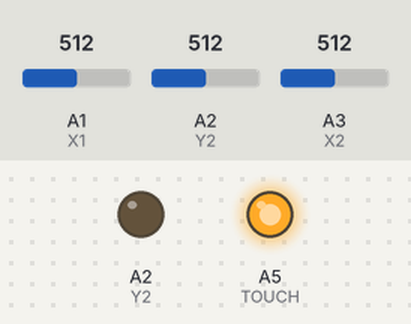
Recording of a sketch running on a simulated Arduino Uno, built with avr-gcc and run on an emulated ATmega328P. On the bench: output pins drawn as LEDs (lit = HIGH). The test bench sets the inputs (shaded band); at power-on: A3 (X2) = 512, A1 (X1) = 512, A2 (Y2) = 512.

Above: at 1.2 s.
1.3 s: A3 (X2) set to 107
4.3 s: A3 (X2) set to 90
7.3 s: A3 (X2) set to 110
8.8 s: A3 (X2) set to 10
Timing chart, 0 to 8.9 s (numbered marks = the images above; inputs shaded):
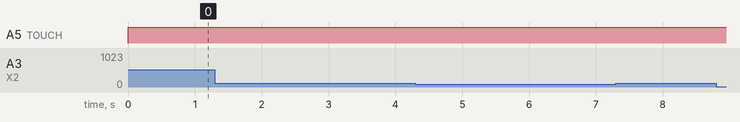

The sketch:

TouchScreenUI.ino
```cpp
/*=================================
  This code demostrates 4-Wire Touch screen
  interfacing with Arduino
  blog.circuits4you.com
  www.circuits4you.com
  4- Wire Touchscreen Connections
  A0=====X+
  A1=====X-
  A2=====Y+
  A3=====Y-
  =================================*/

#include <Servo.h>
//Define your Touch screen connections
const byte Y1 = A0;
const byte X1 = A1;
const byte Y2 = A2;
const byte X2 = A3;
const byte TOUCH = A5;
const byte LASER = 12;

////Screen boundaries
int Ymax = 340;
int Ymin = 35;
int Xmax = 540;
int Xmin = 20;

////Button Boundaries
//Upload
int UYmin = 0;
int UYmax = 0;
int UXmin = 0;
int UXmax = 0;

//Cancel
int CYmin = 0;
int CYmax = 0;
int CXmin = 0;
int CXmax = 0;

//Next
int NYmin = 0;
int NYmax = 0;
int NXmin = 0;
int NXmax = 0;

//Previous
int PYmin = 0;
int PYmax = 0;
int PXmin = 0;
int PXmax = 0;

int X;
int Y;
int X_measured;
int Y_measured;
bool READX = false;
bool READY = true;

int toSerial[800];
int serialIdx = 0;
int serialSize = 0;

//Define your screen resolution as per your Touch screen (Max: 1024)
#define Xresolution 1024 //128
#define Yresolution 512 //64

//All of the variables needed to take a rolling average
const byte LM_SIZE = 10;

void setup() {
  Serial.begin(9600);
  while (!Serial) {
    // wait for serial connection to take place.
  }
}

void loop() {
  if (isTouched())
  {
    delay(5);
    while (isTouched())
    {
      // Read X and Y
      X_measured = measure(READX);
      Y_measured = measure(READY);

      //// drawing
      if (isInBounds(X_measured, Xmin, Xmax) && isInBounds(Y_measured, Ymin, Ymax)) // Inside the drawing bounds
      {
        // Add Point
        toSerial[serialIdx] = runningAverageX(X_measured);
        toSerial[serialIdx+1] = runningAverageX(Y_measured);
        serialIdx += 2;
      }

      //// upload
      else if (isInBounds(X_measured, UXmin, UXmax) && isInBounds(Y_measured, UYmin, UYmax))
      {
        // send points over serial
        for (int i = 0; i <= serialIdx; i++)
        {
          Serial.println(toSerial[i]);
        }
      }
      //// cancel
      else if (isInBounds(X_measured, CXmin, CXmax) && isInBounds(Y_measured, CYmin, CYmax))
      {
        int serialIdx = 0; // This will allow us to overwrite previous data
      }
      //// next
      else if (isInBounds(X_measured, NXmin, NXmax) && isInBounds(Y_measured, NYmin, NYmax))
      {
        // send instruction over serial
        Serial.println(-2);
      }

      //// prev
      else if (isInBounds(X_measured, PXmin, PXmax) && isInBounds(Y_measured, PYmin, PYmax))
      {
        // send instruction over serial
        Serial.println(-3);
      }

      //// Python serial awake
      else
      {
        Serial.println();
      }

    }
    // When the user no longer is touching the screen, we can add a stop character
    if (toSerial[serialIdx] != -1)
    {
      toSerial[serialIdx] = -1;
      serialIdx += 1;
    }
  }
}

bool isTouched() { // Returns whether the touch screen is receiving input
  pinMode(Y1, INPUT);
  pinMode(X1, INPUT);
  pinMode(Y2, OUTPUT);
  digitalWrite(Y2, LOW);
  pinMode(X2, INPUT);
  pinMode(TOUCH, OUTPUT);
  digitalWrite(TOUCH, HIGH);
  int touch_reading = analogRead(X2);
  if (touch_reading < 100) {
    return true;
  }
  else {
    return false;
  }
}

// Reads X if readX is passed, reads Y if readY is passed
int measure(bool axis)
{
  pinMode(TOUCH, INPUT);
  if (axis) // if READX
  {
    pinMode(Y1, INPUT);
    pinMode(Y2, INPUT);
    digitalWrite(Y2, LOW);
    pinMode(X1, OUTPUT);
    digitalWrite(X1, HIGH);
    pinMode(X2, OUTPUT);
    digitalWrite(X2, LOW);
    return ((analogRead(Y2) - Xmin) * 1.0 / Xmax * 180); //Reads X axis touch position
  }
  else  // if READY
  {
    pinMode(X1, INPUT);
    pinMode(X2, INPUT);
    digitalWrite(X2, LOW);
    pinMode(Y1, OUTPUT);
    digitalWrite(Y1, HIGH);
    pinMode(Y2, OUTPUT);
    digitalWrite(Y2, LOW);
    return (90 - (analogRead(X1) - Ymin) * 1.0 / Ymax * 90); //Reads Y axis touch position
  }
}

bool isInBounds(int x, int a, int b) // returns whether a<=x<=b
{
  if (a <= x && x <= b) {
    return true;
  }
  return false;
}

//Taken from the Arduino Playground's Running Average page
//Has a different function each for X and Y
int runningAverageY(int M)
{
  static int LM_Y[LM_SIZE];
  static int index_y = 0;
  static long sum_y = 0;
  static int count_y = 0;

  if (M == -2)
  {
    memset(LM_Y, 0, sizeof(LM_Y)); //Clear out LM
    index_y = 0;
    sum_y = 0;
    count_y = 0;
    return 0;
  }

  else
  {
    sum_y -= LM_Y[index_y];
    if (sum_y < 0) sum_y = 0;
    LM_Y[index_y] = M;
    sum_y += LM_Y[index_y];
    index_y += 1;
    index_y = index_y % LM_SIZE;
    if (count_y < LM_SIZE) count_y += 1;
    return sum_y / count_y;
  }
}

int runningAverageX(int M)
{
  static int LM_X[LM_SIZE];
  static int index_x = 0;
  static long sum_x = 0;
  static int count_x = 0;

  if (M == -2)
  {
    memset(LM_X, 0, sizeof(LM_X)); //Clear out LM
    count_x = 0;
    sum_x = 0;
    index_x = 0;
    return 0;
  }

  else
  {
    sum_x -= LM_X[index_x];
    if (sum_x < 0) sum_x = 0;
    LM_X[index_x] = M;
    sum_x += LM_X[index_x];
    index_x += 1;
    index_x = index_x % LM_SIZE;
    if (count_x < LM_SIZE) count_x += 1;

    return sum_x / count_x;
  }
}
```
